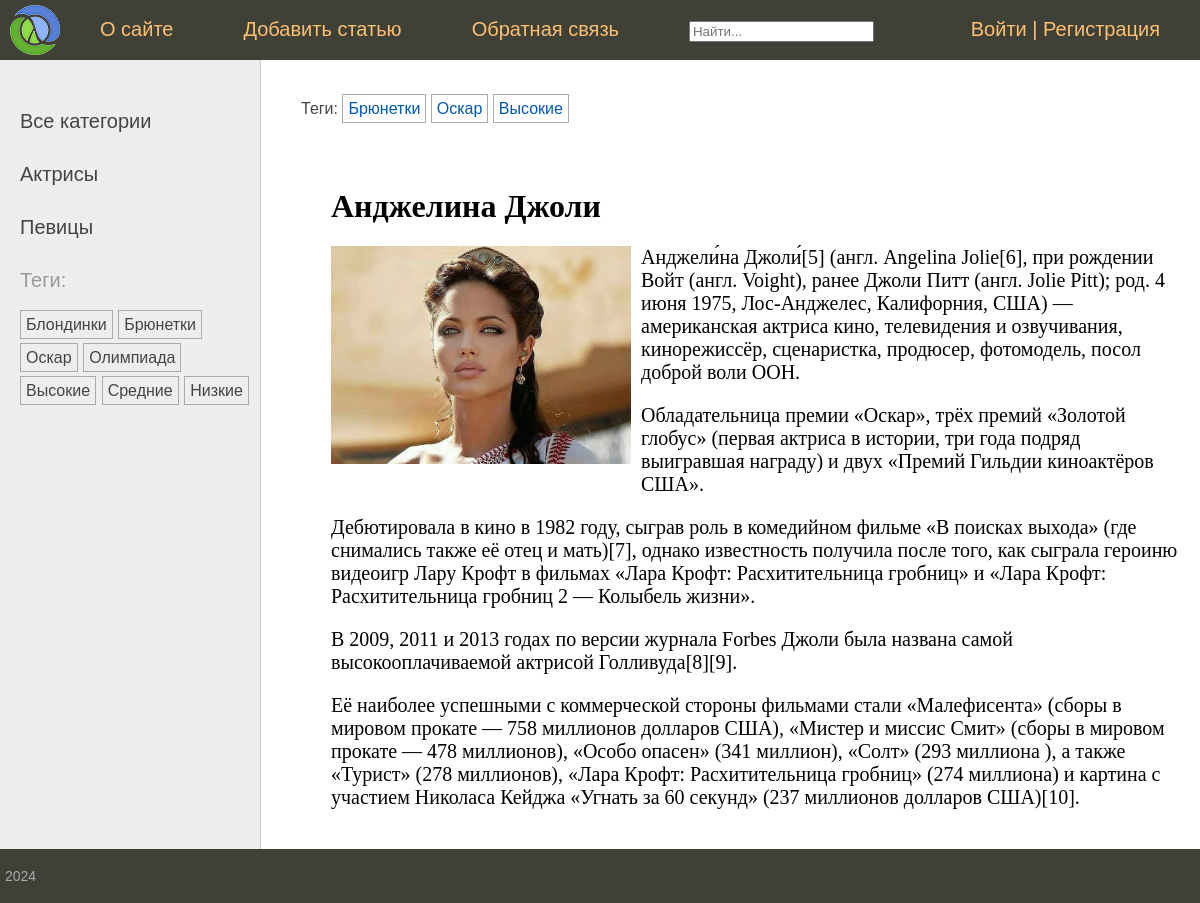
The app's page /post/andzhelina-dzholi/ with its own data.
### women/models.py (models this page shows, shortened)
class Category(models.Model):
    name = models.CharField(max_length=100, db_index=True, verbose_name="Категория")
    slug = models.SlugField(max_length=255, unique=True, db_index=True)
    class Meta:
        verbose_name = 'Категория'
        verbose_name_plural = 'Категории'
    def get_absolute_url(self):
        return reverse('category', kwargs={'cat_slug': self.slug})

class TagPost(models.Model):
    tag = models.CharField(max_length=100, db_index=True)
    slug = models.SlugField(max_length=255, unique=True, db_index=True)
    class Meta:
        verbose_name = 'Тэг'
        verbose_name_plural = 'Тэги'
    def get_absolute_url(self):
        return reverse_lazy('tag', kwargs={'tag_slug': self.slug})

class Women(models.Model):
    class Status(models.IntegerChoices):
        DRAFT = 0, 'Черновик'
        PUBLISHED = 1, 'Опубликовано'
    title = models.CharField(max_length=255, verbose_name='Заголовок')
    slug = models.SlugField(max_length=255, db_index=True, unique=True)
    content = models.TextField(blank=True, verbose_name='Текст статьи')
    photo = models.ImageField(upload_to="photos/%Y/%m/%d/", verbose_name='Фото')
    time_create = models.DateTimeField(auto_now_add=True, verbose_name='Время создания')
    time_update = models.DateTimeField(auto_now=True, verbose_name='Время обновления')
    is_published = models.BooleanField(choices=tuple(map(lambda x: (bool(x[0]), x[1]), Status.choices)),
                                       default=Status.DRAFT, verbose_name="Статус")
    cat = models.ForeignKey('Category', on_delete=models.PROTECT, related_name='posts', verbose_name='Рубрика')
    tags = models.ManyToManyField('TagPost', blank=True, related_name='tags', verbose_name='Метки')
    objects = models.Manager()
    published = PublishedModel()
    husband = models.OneToOneField('Husband', on_delete=models.SET_NULL, null=True, blank=True, related_name='wuman', verbose_name='Муж')
    author = models.ForeignKey(get_user_model(), on_delete=models.SET_NULL, related_name='posts', null=True, default=None)
    class Meta:
        verbose_name = 'Женщина'
        verbose_name_plural = 'Женщины'
        ordering = ['time_create']
        indexes = [
            models.Index(fields=['-time_create']),
        ]

### women/views.py (the view)
# urls.py: path('post/<slug:post_slug>/', ShowPost.as_view(), name='post'),
class ShowPost(DataMixin, DetailView):
    template_name = 'women/post.html'
    context_object_name = 'women'
    slug_url_kwarg = 'post_slug'
    def get_context_data(self, **kwargs):
        context = super().get_context_data(**kwargs)
        return self.get_mixin_context(context, title=context['women'].title)
    def get_object(self, queryset=None):
        return get_object_or_404(Women.published, slug=self.kwargs[self.slug_url_kwarg])

### users/context_processors.py (called while the page is built)
def get_women_context(request):
    return {'mainmenu': menu}

### women/models.py (called while the page is built)
    def get_queryset(self):
        return super().get_queryset().filter(is_published=Women.Status.PUBLISHED)

### women/templatetags/women_tags.py (called while the page is built)
@register.inclusion_tag('women/list_categories.html')
def show_categories(cat_selected=0):
    cats = Category.objects.all()
    return {'cats': cats, 'cat_selected': cat_selected}

@register.inclusion_tag('women/list_tags.html')
def show_all_tags():
    return {"tags": TagPost.objects.all()}

### women/utils.py (called while the page is built)
    def get_mixin_context(self, context, **kwargs):
        context['cat_selected'] = None
        context.update(kwargs)
        return context

### women/templates/women/post.html
{% extends 'base.html' %}
{% block breadcrumbs %}
{% with women.tags.all as tags %}
{% if tags %}
<ul class="tags-list">
    <li>Теги:</li>
    {% for t in tags %}
    <li><a href="{{t.get_absolute_url}}">{{t.tag}}</a></li>
    {% endfor %}
</ul>
{% endif %}
{% endwith %}
{% endblock %}
{% block content %}
<h1>{{women.title}}</h1>
{% if women.photo %}
<p ><img class="img-article-left" src="{{women.photo.url}}"></p>
{% endif %}
{{women.content|safe|linebreaks}}
{% endblock %}

### women/templates/women/list_categories.html
{% for cat in cats %}
{% if cat.id == cat_selected %}
<li class="selected">{{cat.name}}</li>
{% else %}
<li><a href="{{ cat.get_absolute_url }}">{{cat.name}}</a></li>
{% endif %}
{% endfor %}

### women/templates/women/list_tags.html
{% if tags %}
    Теги:</p>
    <ul class="tags-list">
        {% for t in tags %}
        <li><a href="{{t.get_absolute_url}}">{{t.tag}}</a></li>
        {% endfor %}
    </ul>
{% endif %}

### women/static/women/css/styles.css (style rules this page uses)
html, body { font-family: 'Arial'; margin: 0; padding: 0; height: 100%; width: 100%; color: #444; }
a { color: #0059b2; text-decoration: none; }
img { max-width: 600px; height: auto; }
img.img-article-left { max-width: 300px; height: auto; float: left; padding: 0 10px 10px 0; }
.left-chapters ul { width: 230px; margin: 0; padding: 20px 10px 10px 20px; list-style: none; font-size: 20px; }
.left-chapters ul li { margin: 30px 0 0 0; color: #999; }
.left-chapters ul li a { color: #444; text-decoration: none; }
ul.tags-list { width: 100%; margin: 0; padding: 0; list-style: none; }
ul.tags-list li { margin: 0; padding: 0 0 10px; display: inline-block; }
ul.tags-list li a { padding: 5px; font-size: 16px; border: 1px solid #aaa; }
.content-text h1 { font-size: 32px; }

### records on screen
Category: name "Актрисы"
Category: name "Певицы"
TagPost: tag "Блондинки"
TagPost: tag "Брюнетки"
TagPost: tag "Оскар"
TagPost: tag "Олимпиада"
TagPost: tag "Высокие"
TagPost: tag "Средние"
TagPost: tag "Низкие"
Women: title "Анджелина Джоли", photo (picture), content "Анджели́на Джоли́[5] (англ. Angelina Jolie[6], при рождении Войт (англ. Voight), ранее Джоли Питт (англ. Jolie Pitt); род. 4 июня 1975, Лос-Анджелес, Калифорния, США) — американская актриса кино, телевидения и озвучивания, кинорежиссёр, сценаристка, продюсер, фотомодель, посол доброй воли ООН. Обладательница премии «Оскар», трёх премий «Золотой глобус» (первая актриса в истории, три года подряд выигравшая награду) и двух «Премий Гильдии киноактёров США». Дебютировала в кино в 1982 году, сыграв роль в комедийном фильме «В поисках выхода» (где снимались также её отец и мать)[7], однако известность получила после того, как сыграла героиню видеоигр Лару Крофт в фильмах «Лара Крофт:…"

### other values on screen
{{ m.title }} "О сайте" "Добавить статью" "Обратная связь"
